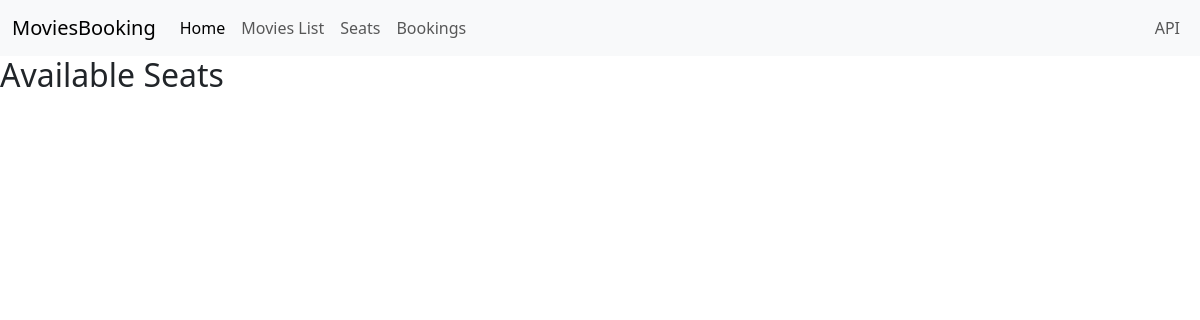
Page /main/seat_booking/ on the earlier database version.
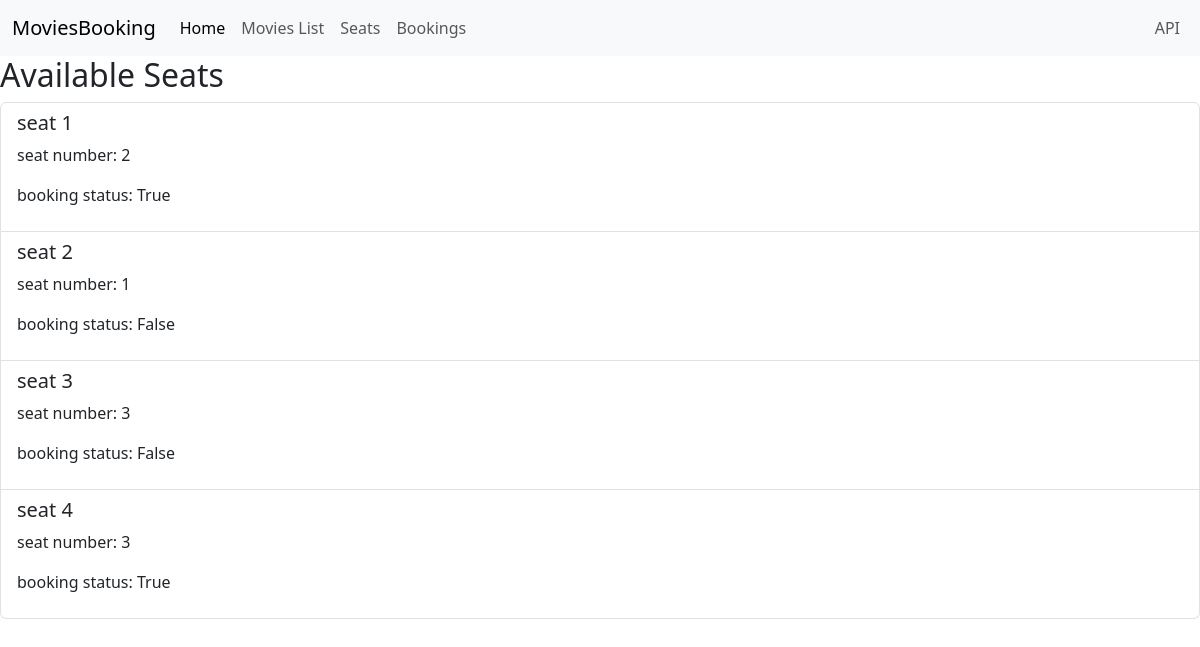
Same page on the later database version.
### bookings/models.py (models this page shows)
class Seat(models.Model):
    seat_number = models.IntegerField(default=0)
    booking_status = models.BooleanField(default=0)

### bookings/views.py (the view)
# urls.py: path('main/seat_booking/', seat_bookingView_HTML),
def seat_bookingView_HTML(request):
    seats = Seat.objects.all()
    if request.method == 'POST':
        seat_num = request.POST.get('seat_number')
        Seat.objects.create(seat_number = seat_num, booking_status = False)
        return render(request, 'seat_booking.html', {"seats" : seats})
    return render(request, 'seat_booking.html',{"seats": seats})

### bookings/templates/bookings/seat_booking.html (shortened to what this page needs)
{% extends "bookings/base.html" %}
{% block content %}
<h2> Available Seats </h2>
<ul class = "list-group">
    {% for seat in seats %}
        <li class="list-group-item">
            <h5>seat {{seat.id}}</h5>
            <p>seat number: {{seat.seat_number}}</p>
            <p>booking status: {{seat.booking_status}}</p>
        </li>
    {% endfor %}
</ul>
{% endblock content%}

Differences in the rows shown:
added Seat: id "1", seat_number "2", booking_status "True"
added Seat: id "2", seat_number "1", booking_status "False"
added Seat: id "3", seat_number "3", booking_status "False"
added Seat: id "4", seat_number "3", booking_status "True"
